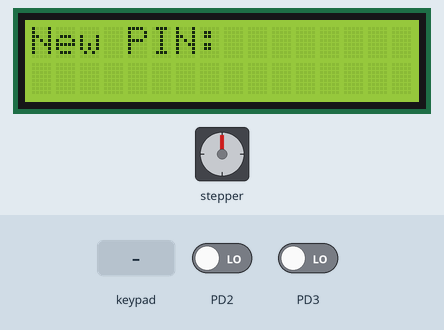
Recording of a program running on a simulated ATmega32, built with avr-gcc and emulated at 8 MHz. Parts: stepper motor, 16×2 character LCD. Wiring (inferred from the names in the program): 4×4 keypad with keys 7 8 9 / 4 5 6 * 1 2 3 - C 0 = +: rows PC2, PC3, PC4, PC5; columns PD4, PD5, PD6, PD7; 24Cxx EEPROM at I2C address 0x50; DS1307 clock at I2C address 0x68; character LCD (HD44780): RS PB0; E PB1; data PB4, PB5, PB6, PB7; stepper motor (4 steps per turn assumed): coils PA0, PA1, PA2, PA3. Inputs (shaded band) come from the test bench; at power-on: PD2 LOW, PD3 LOW. The local clock reads 2024-03-15 10:24:30 at power-on unless the program sets it; EEPROM starts erased; what the program prints to the serial monitor is not drawn.

Above: at 1.2 s.
1.3 s: keypad keys 1 2 3 4 pressed 0.4 s apart
At 3.0 s:
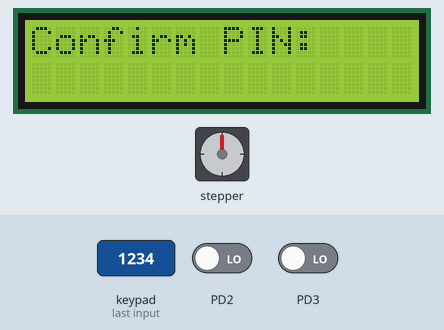
4.4 s: keypad keys 1 2 3 4 * pressed 0.4 s apart
At 6.7 s:
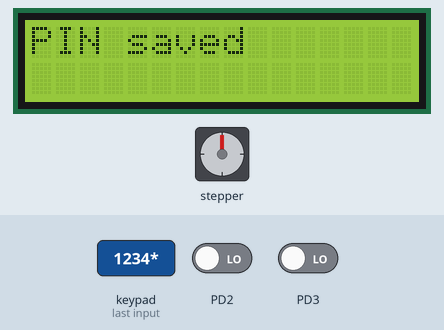
7.9 s: keypad keys 1 2 3 4 = pressed 0.4 s apart
At 10.8 s:
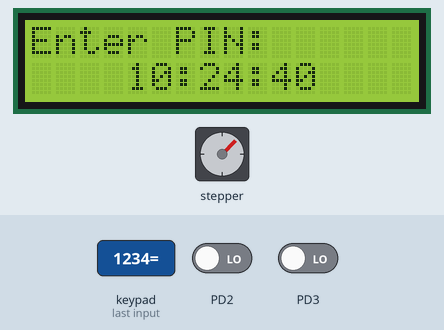
11.4 s: keypad keys 1 3 9 7 pressed 0.4 s apart
At 13.8 s:
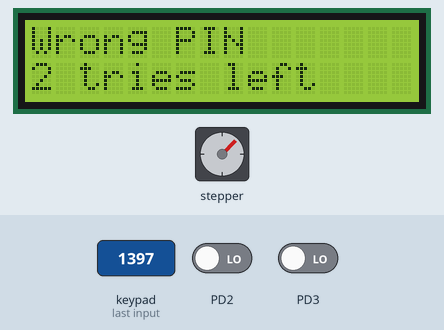
14.5 s: keypad keys 1 3 9 7 * pressed 0.4 s apart
At 16.1 s:
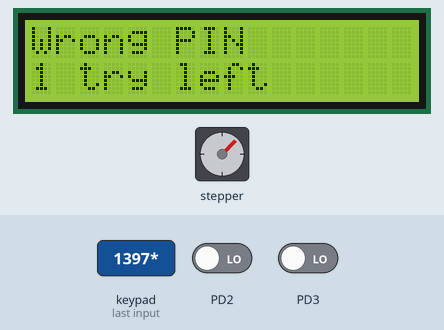
18.0 s: keypad keys 1 3 9 7 pressed 0.4 s apart
At 19.8 s:
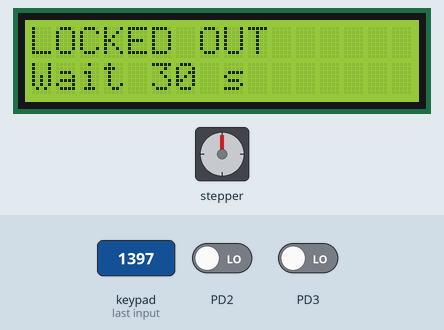
Timing chart, 0 to 23.6 s (numbered marks = the images above; inputs shaded):
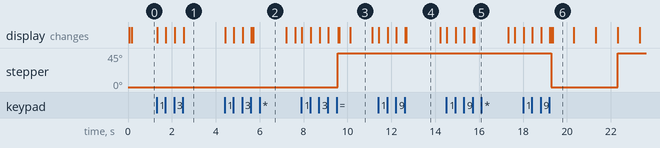

Measured:
- after the input at 1.3 s, the display: first changes at once (image 1 shows a later state)
- after the input at 4.4 s, the display: first changes at once (image 2 shows a later state)
- after the input at 7.9 s, stepper: turns 45° clockwise, starting after 1.7 s; the display: first changes at once (image 3 shows a later state)
- after the input at 11.4 s, the display: first changes at once (image 4 shows a later state)
- after the input at 14.5 s, the display: first changes at once (image 5 shows a later state)
- after the input at 18.0 s, stepper: goes 0° 3.0 s, then 45°, starting after 1.3 s; the display: first changes at once (image 6 shows a later state)
- what the display in image 3 shows lasts 1.0 s, from 10.1 s to 11.1 s

The program:

main.c
```c
/******************************************************************************
 * Application : Locker system
 * Description : PIN-protected locker.
 *               - First boot: the user sets a 4-digit PIN (entered twice)
 *               - PIN, magic byte and failed-attempt counter live in the
 *                 external 24C16 EEPROM, so a power cycle cannot reset the
 *                 attempt counter to bypass the lockout
 *               - Correct PIN: lock relay opens for 5 s ('=' relocks early,
 *                 '*' changes the PIN while open)
 *               - 3 wrong PINs: 30 s lockout with buzzer
 *               - Every event is logged over UART with an RTC time stamp;
 *                 the LCD shows the time while idle
 * Drivers     : DIO, TWI, UART, TIMER2, GIE, LCD, KPD, EEPROM, RTC,
 *               SCHED, LOG
 *****************************************************************************/
#include "STD_TYPES.h"
#include "UTILS.h"

#include "DIO_interface.h"
#include "TWI_interface.h"
#include "UART_interface.h"
#include "GIE_interface.h"

#include "LCD_interface.h"
#include "KPD_interface.h"
#include "EEPROM_interface.h"
#include "RTC_interface.h"

#include "SCHED_interface.h"
#include "LOG_interface.h"

/*------------------------------ Hardware ----------------------------------*/
#define APP_LOCK_PORT           DIO_PORTA
#define APP_LOCK_PIN            DIO_PIN0        /* relay / solenoid, HIGH = open */
#define APP_BUZZER_PORT         DIO_PORTA
#define APP_BUZZER_PIN          DIO_PIN1
#define APP_GREEN_LED_PORT      DIO_PORTA
#define APP_GREEN_LED_PIN       DIO_PIN2
#define APP_RED_LED_PORT        DIO_PORTA
#define APP_RED_LED_PIN         DIO_PIN3

/*------------------------------ Behaviour ---------------------------------*/
#define APP_PIN_LENGTH          ((u8)4U)
#define APP_MAX_ATTEMPTS        ((u8)3U)
#define APP_UNLOCK_TIME_MS      ((u32)5000UL)
#define APP_LOCKOUT_TIME_MS     ((u32)30000UL)
#define APP_BUZZER_TIME_MS      ((u32)3000UL)
#define APP_MESSAGE_TIME_MS     ((u32)1500UL)

/*------------------------------ EEPROM map --------------------------------*/
#define APP_EE_MAGIC_ADDR       ((u16)0x000U)
#define APP_EE_PIN_ADDR         ((u16)0x001U)   /* 4 bytes */
#define APP_EE_ATTEMPTS_ADDR    ((u16)0x005U)
#define APP_EE_MAGIC_VALUE      ((u8)0xA5U)

typedef enum
{
    APP_STATE_SET_PIN = 0,      /* type a new PIN                  */
    APP_STATE_CONFIRM_PIN,      /* type it again                   */
    APP_STATE_ENTER_PIN,        /* locked, waiting for the PIN     */
    APP_STATE_MESSAGE,          /* short message, then next state  */
    APP_STATE_UNLOCKED,
    APP_STATE_LOCKOUT,
    APP_STATE_ERROR             /* storage failure, stays locked   */
} APP_State_t;

static APP_State_t APP_enuState          = APP_STATE_ENTER_PIN;
static APP_State_t APP_enuStateAfterMsg  = APP_STATE_ENTER_PIN;
static u32         APP_u32StateDeadline  = 0UL;

static u8 APP_au8StoredPin[APP_PIN_LENGTH];
static u8 APP_au8NewPin[APP_PIN_LENGTH];
static u8 APP_au8Entry[APP_PIN_LENGTH];
static u8 APP_u8EntryLength = 0U;
static u8 APP_u8Attempts    = 0U;

/*------------------------------ Helpers -----------------------------------*/
static void APP_voidSetOutputs(u8 Copy_u8LockOpen, u8 Copy_u8Green, u8 Copy_u8Red, u8 Copy_u8Buzzer)
{
    (void)DIO_enuSetPinValue(APP_LOCK_PORT,      APP_LOCK_PIN,      Copy_u8LockOpen);
    (void)DIO_enuSetPinValue(APP_GREEN_LED_PORT, APP_GREEN_LED_PIN, Copy_u8Green);
    (void)DIO_enuSetPinValue(APP_RED_LED_PORT,   APP_RED_LED_PIN,   Copy_u8Red);
    (void)DIO_enuSetPinValue(APP_BUZZER_PORT,    APP_BUZZER_PIN,    Copy_u8Buzzer);
}

static void APP_voidClearEntry(void)
{
    u8 Local_u8Index;

    for (Local_u8Index = 0U; Local_u8Index < APP_PIN_LENGTH; Local_u8Index++)
    {
        APP_au8Entry[Local_u8Index] = 0U;
    }
    APP_u8EntryLength = 0U;
}

static void APP_voidShowStars(void)
{
    char Local_acStars[APP_PIN_LENGTH + 1U];
    u8   Local_u8Index;

    for (Local_u8Index = 0U; Local_u8Index < APP_u8EntryLength; Local_u8Index++)
    {
        Local_acStars[Local_u8Index] = '*';
    }
    Local_acStars[APP_u8EntryLength] = '\0';

    (void)LCD_enuWriteLine(LCD_ROW1, Local_acStars);
}

static void APP_voidShowMessage(const char *Copy_pcLine0, const char *Copy_pcLine1, APP_State_t Copy_enuNext)
{
    (void)LCD_enuWriteLine(LCD_ROW0, Copy_pcLine0);
    (void)LCD_enuWriteLine(LCD_ROW1, Copy_pcLine1);
    APP_enuStateAfterMsg = Copy_enuNext;
    APP_u32StateDeadline = SCHED_u32GetTicks() + APP_MESSAGE_TIME_MS;
    APP_enuState         = APP_STATE_MESSAGE;
}

static void APP_voidSaveAttempts(void)
{
    if (EEPROM_enuWriteByte(APP_EE_ATTEMPTS_ADDR, APP_u8Attempts) != ES_OK)
    {
        (void)LOG_enuWrite("EEPROM write failed (attempts)");
    }
}

/*------------------------------ State entries -----------------------------*/
static void APP_voidEnterSetPin(void)
{
    APP_voidClearEntry();
    APP_voidSetOutputs(DIO_LOW, DIO_LOW, DIO_LOW, DIO_LOW);
    (void)LCD_enuWriteLine(LCD_ROW0, "New PIN:");
    (void)LCD_enuWriteLine(LCD_ROW1, "");
    APP_enuState = APP_STATE_SET_PIN;
}

static void APP_voidEnterLocked(void)
{
    APP_voidClearEntry();
    APP_voidSetOutputs(DIO_LOW, DIO_LOW, DIO_LOW, DIO_LOW);
    (void)LCD_enuWriteLine(LCD_ROW0, "Enter PIN:");
    (void)LCD_enuWriteLine(LCD_ROW1, "");
    APP_enuState = APP_STATE_ENTER_PIN;
}

static void APP_voidEnterUnlocked(void)
{
    APP_voidClearEntry();
    APP_voidSetOutputs(DIO_HIGH, DIO_HIGH, DIO_LOW, DIO_LOW);
    (void)LCD_enuWriteLine(LCD_ROW0, "Unlocked");
    (void)LCD_enuWriteLine(LCD_ROW1, "=lock *new PIN");
    APP_u32StateDeadline = SCHED_u32GetTicks() + APP_UNLOCK_TIME_MS;
    APP_enuState         = APP_STATE_UNLOCKED;
    (void)LOG_enuWrite("Unlocked");
}

static void APP_voidEnterLockout(void)
{
    APP_voidClearEntry();
    APP_voidSetOutputs(DIO_LOW, DIO_LOW, DIO_HIGH, DIO_HIGH);
    (void)LCD_enuWriteLine(LCD_ROW0, "LOCKED OUT");
    APP_u32StateDeadline = SCHED_u32GetTicks() + APP_LOCKOUT_TIME_MS;
    APP_enuState         = APP_STATE_LOCKOUT;
    (void)LOG_enuWrite("ALARM: too many wrong PINs, lockout");
}

static void APP_voidEnterError(const char *Copy_pcReason)
{
    APP_voidSetOutputs(DIO_LOW, DIO_LOW, DIO_HIGH, DIO_LOW);
    (void)LCD_enuWriteLine(LCD_ROW0, "Storage error");
    (void)LCD_enuWriteLine(LCD_ROW1, "Check EEPROM");
    (void)LOG_enuWrite(Copy_pcReason);
    APP_enuState = APP_STATE_ERROR;
}

/*------------------------------ PIN handling ------------------------------*/
static void APP_voidOnPinComplete(void)
{
    u8 Local_u8Index;

    switch (APP_enuState)
    {
        case APP_STATE_SET_PIN:
            for (Local_u8Index = 0U; Local_u8Index < APP_PIN_LENGTH; Local_u8Index++)
            {
                APP_au8NewPin[Local_u8Index] = APP_au8Entry[Local_u8Index];
            }
            APP_voidClearEntry();
            (void)LCD_enuWriteLine(LCD_ROW0, "Confirm PIN:");
            (void)LCD_enuWriteLine(LCD_ROW1, "");
            APP_enuState = APP_STATE_CONFIRM_PIN;
            break;

        case APP_STATE_CONFIRM_PIN:
            if (UTILS_u8BytesEqual(APP_au8NewPin, APP_au8Entry, APP_PIN_LENGTH) == STD_TRUE)
            {
                /* Order matters: PIN and a zeroed attempt counter first, the
                 * magic byte last, so a power cut mid-way leaves no half-valid
                 * record (a blank EEPROM reads 0xFF, which would otherwise
                 * look like a lockout on the next boot). */
                ES_t Local_enuStatus = EEPROM_enuWriteBlock(APP_EE_PIN_ADDR, APP_au8NewPin, APP_PIN_LENGTH);
                if (Local_enuStatus == ES_OK)
                {
                    APP_u8Attempts  = 0U;
                    Local_enuStatus = EEPROM_enuWriteByte(APP_EE_ATTEMPTS_ADDR, APP_u8Attempts);
                }
                if (Local_enuStatus == ES_OK)
                {
                    Local_enuStatus = EEPROM_enuWriteByte(APP_EE_MAGIC_ADDR, APP_EE_MAGIC_VALUE);
                }

                if (Local_enuStatus == ES_OK)
                {
                    for (Local_u8Index = 0U; Local_u8Index < APP_PIN_LENGTH; Local_u8Index++)
                    {
                        APP_au8StoredPin[Local_u8Index] = APP_au8NewPin[Local_u8Index];
                    }
                    (void)LOG_enuWrite("PIN changed");
                    APP_voidShowMessage("PIN saved", "", APP_STATE_ENTER_PIN);
                }
                else
                {
                    APP_voidEnterError("EEPROM write failed (PIN)");
                }
            }
            else
            {
                APP_voidShowMessage("PINs differ", "Try again", APP_STATE_SET_PIN);
            }
            break;

        case APP_STATE_ENTER_PIN:
            if (UTILS_u8BytesEqual(APP_au8StoredPin, APP_au8Entry, APP_PIN_LENGTH) == STD_TRUE)
            {
                if (APP_u8Attempts != 0U)
                {
                    APP_u8Attempts = 0U;
                    APP_voidSaveAttempts();
                }
                APP_voidEnterUnlocked();
            }
            else
            {
                APP_u8Attempts++;
                APP_voidSaveAttempts();
                (void)LOG_enuWriteValue("Wrong PIN, attempt ", (s32)APP_u8Attempts);

                if (APP_u8Attempts >= APP_MAX_ATTEMPTS)
                {
                    APP_voidEnterLockout();
                }
                else
                {
                    (void)DIO_enuSetPinValue(APP_RED_LED_PORT, APP_RED_LED_PIN, DIO_HIGH);
                    APP_voidShowMessage("Wrong PIN", (APP_u8Attempts == 1U) ? "2 tries left" : "1 try left",
                                        APP_STATE_ENTER_PIN);
                }
            }
            APP_voidClearEntry();
            break;

        default:
            /* PIN entry is not accepted in other states */
            break;
    }
}

static void APP_voidHandleKey(u8 Copy_u8Key)
{
    u8 Local_u8IsDigit = ((Copy_u8Key >= (u8)'0') && (Copy_u8Key <= (u8)'9')) ? STD_TRUE : STD_FALSE;

    switch (APP_enuState)
    {
        case APP_STATE_SET_PIN:
        case APP_STATE_CONFIRM_PIN:
        case APP_STATE_ENTER_PIN:
            if (Local_u8IsDigit == STD_TRUE)
            {
                APP_au8Entry[APP_u8EntryLength] = (u8)(Copy_u8Key - (u8)'0');
                APP_u8EntryLength++;
                APP_voidShowStars();
                if (APP_u8EntryLength == APP_PIN_LENGTH)
                {
                    APP_voidOnPinComplete();
                }
            }
            else if (Copy_u8Key == (u8)'C')
            {
                APP_voidClearEntry();
                APP_voidShowStars();
            }
            else
            {
                /* other keys ignored while typing a PIN */
            }
            break;

        case APP_STATE_UNLOCKED:
            if (Copy_u8Key == (u8)'=')
            {
                (void)LOG_enuWrite("Locked by user");
                APP_voidEnterLocked();
            }
            else if (Copy_u8Key == (u8)'*')
            {
                APP_voidEnterSetPin();
            }
            else
            {
                /* ignored */
            }
            break;

        default:
            /* MESSAGE, LOCKOUT, ERROR: keypad disabled */
            break;
    }
}

/*------------------------------ Tasks -------------------------------------*/
static void APP_voidTaskKeypad(void)            /* every 10 ms */
{
    u8 Local_u8Key = KPD_NO_KEY;

    if ((KPD_enuGetPressedKey(&Local_u8Key) == ES_OK) && (Local_u8Key != KPD_NO_KEY))
    {
        APP_voidHandleKey(Local_u8Key);
    }
}

static void APP_voidTaskTimeouts(void)          /* every 100 ms */
{
    u32 Local_u32Now = SCHED_u32GetTicks();

    /* Signed difference handles tick wrap-around */
    u8 Local_u8Expired = ((s32)(Local_u32Now - APP_u32StateDeadline) >= 0L) ? STD_TRUE : STD_FALSE;

    switch (APP_enuState)
    {
        case APP_STATE_MESSAGE:
            if (Local_u8Expired == STD_TRUE)
            {
                if (APP_enuStateAfterMsg == APP_STATE_SET_PIN)
                {
                    APP_voidEnterSetPin();
                }
                else
                {
                    APP_voidEnterLocked();
                }
            }
            break;

        case APP_STATE_UNLOCKED:
            if (Local_u8Expired == STD_TRUE)
            {
                (void)LOG_enuWrite("Auto-locked");
                APP_voidEnterLocked();
            }
            break;

        case APP_STATE_LOCKOUT:
            if (Local_u8Expired == STD_TRUE)
            {
                APP_u8Attempts = 0U;
                APP_voidSaveAttempts();
                (void)LOG_enuWrite("Lockout ended");
                APP_voidEnterLocked();
            }
            else
            {
                u32  Local_u32Left = (APP_u32StateDeadline - Local_u32Now) / 1000UL;
                char Local_acLine[LCD_COLUMNS + 1U] = "Wait ";
                u8   Local_u8Len = UTILS_u8U32ToString(Local_u32Left + 1UL, &Local_acLine[5], 4U);

                Local_acLine[5U + Local_u8Len] = ' ';
                Local_acLine[6U + Local_u8Len] = 's';
                Local_acLine[7U + Local_u8Len] = '\0';
                (void)LCD_enuWriteLine(LCD_ROW1, Local_acLine);

                /* Buzzer only for the first seconds of the lockout */
                if ((APP_LOCKOUT_TIME_MS - (APP_u32StateDeadline - Local_u32Now)) >= APP_BUZZER_TIME_MS)
                {
                    (void)DIO_enuSetPinValue(APP_BUZZER_PORT, APP_BUZZER_PIN, DIO_LOW);
                }
            }
            break;

        default:
            break;
    }
}

static void APP_voidTaskClock(void)             /* every 500 ms */
{
    RTC_Time_t Local_strTime;
    char       Local_acLine[LCD_COLUMNS + 1U] = "    --:--:--";

    /* Show the clock only while idle, so it never hides typed stars */
    if ((APP_enuState == APP_STATE_ENTER_PIN) && (APP_u8EntryLength == 0U))
    {
        if (RTC_enuGetTime(&Local_strTime) == ES_OK)
        {
            UTILS_voidTwoDigits(Local_strTime.Hours,   &Local_acLine[4]);
            UTILS_voidTwoDigits(Local_strTime.Minutes, &Local_acLine[7]);
            UTILS_voidTwoDigits(Local_strTime.Seconds, &Local_acLine[10]);
        }
        (void)LCD_enuWriteLine(LCD_ROW1, Local_acLine);
    }
}

static void APP_voidTaskConsole(void)           /* every 100 ms */
{
    LOG_voidProcessConsole();
}

/*------------------------------ Start-up ----------------------------------*/
static void APP_voidLoadSettings(void)
{
    u8 Local_u8Magic = 0U;

    if (EEPROM_enuReadByte(APP_EE_MAGIC_ADDR, &Local_u8Magic) != ES_OK)
    {
        APP_voidEnterError("EEPROM not responding");
    }
    else if (Local_u8Magic != APP_EE_MAGIC_VALUE)
    {
        (void)LOG_enuWrite("No PIN stored, first-time setup");
        APP_u8Attempts = 0U;
        APP_voidEnterSetPin();
    }
    else if ((EEPROM_enuReadBlock(APP_EE_PIN_ADDR, APP_au8StoredPin, APP_PIN_LENGTH) != ES_OK) ||
             (EEPROM_enuReadByte(APP_EE_ATTEMPTS_ADDR, &APP_u8Attempts) != ES_OK))
    {
        APP_voidEnterError("EEPROM read failed");
    }
    else if (APP_u8Attempts >= APP_MAX_ATTEMPTS)
    {
        /* Power was cycled during a lockout: continue it */
        APP_voidEnterLockout();
    }
    else
    {
        APP_voidEnterLocked();
    }
}

int main(void)
{
    (void)DIO_enuInit();        /* PA0..PA3 outputs, low */
    (void)UART_enuInit();
    (void)TWI_enuInitMaster();
    (void)LCD_enuInit();
    (void)KPD_enuInit();

    (void)LCD_enuWriteLine(LCD_ROW0, "Locker system");
    (void)LCD_enuWriteLine(LCD_ROW1, "Starting...");

    if (RTC_enuInit() != ES_OK)
    {
        (void)UART_enuSendString("RTC not responding\r\n");
    }
    (void)LOG_enuInitConsole();
    (void)LOG_enuWrite("Locker system started");

    (void)SCHED_enuInit();
    (void)SCHED_enuAddTask(&APP_voidTaskKeypad,   10U,  0U);
    (void)SCHED_enuAddTask(&APP_voidTaskTimeouts, 100U, 3U);
    (void)SCHED_enuAddTask(&APP_voidTaskConsole,  100U, 7U);
    (void)SCHED_enuAddTask(&APP_voidTaskClock,    500U, 5U);

    /* Interrupts are needed for SCHED_u32GetTicks() deadlines and the
     * console, so start them before the first state is entered. */
    (void)SCHED_enuStart();
    GIE_voidEnable();

    APP_voidLoadSettings();

    for (;;)
    {
        SCHED_voidDispatch();
    }

    return 0;
}
```

LOG_interface.h
```c
/******************************************************************************
 * File        : LOG_interface.h
 * Layer       : SERVICE
 * Description : Event logger: sends "[20yy-mm-dd hh:mm:ss] message" lines
 *               over UART, time-stamped by the DS1307 RTC.
 *               Requires UART_enuInit(), TWI_enuInitMaster(), RTC_enuInit().
 *****************************************************************************/
#ifndef LOG_INTERFACE_H_
#define LOG_INTERFACE_H_

#include "STD_TYPES.h"

/* Enables the serial console that lets you set the RTC from a terminal.
 * Send "TYYMMDDhhmmss" + Enter, e.g. "T261110230600" = 2026-11-10 23:06:00 */
ES_t LOG_enuInitConsole(void);

/* Handles a complete console line if one arrived; call it periodically */
void LOG_voidProcessConsole(void);

ES_t LOG_enuWrite(const char *Copy_pcMessage);

/* "message<value>", e.g. LOG_enuWriteValue("Free slots: ", 3) */
ES_t LOG_enuWriteValue(const char *Copy_pcMessage, s32 Copy_s32Value);

#endif /* LOG_INTERFACE_H_ */
```

EEPROM_config.h
```c
/******************************************************************************
 * File        : EEPROM_config.h  (default)
 * Layer       : HAL configuration
 *****************************************************************************/
#ifndef EEPROM_CONFIG_H_
#define EEPROM_CONFIG_H_

/* 24C16 datasheet: t_WR = 5 ms max */
#define EEPROM_WRITE_CYCLE_MS   5

#endif /* EEPROM_CONFIG_H_ */
```

SCHED_config.h
```c
/******************************************************************************
 * File        : SCHED_config.h  (default)
 * Layer       : SERVICE configuration
 *****************************************************************************/
#ifndef SCHED_CONFIG_H_
#define SCHED_CONFIG_H_

/* Each task costs 6 bytes of RAM */
#define SCHED_MAX_TASKS     ((u8)6U)

#endif /* SCHED_CONFIG_H_ */
```

Source omitted: LOG_program.c (5823 bytes), SCHED_interface.h (1153 bytes), SCHED_program.c (3636 bytes), KPD_config.h (1270 bytes), LCD_config.h (766 bytes), TIMER_config.h (1449 bytes), TWI_config.h (415 bytes), UART_config.h (567 bytes), EEPROM_interface.h (952 bytes), EEPROM_program.c (4456 bytes), KPD_interface.h (784 bytes), KPD_program.c (3442 bytes) and 26 more
